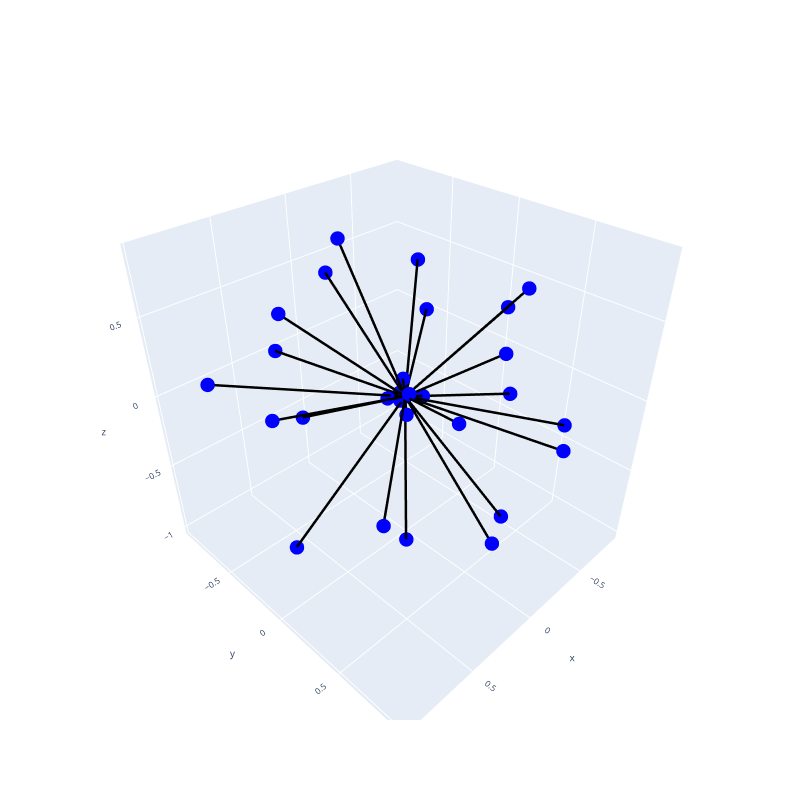

The code cell stored with this chart in its notebook:
### Code cell
community_visualization(commu_visual_df_1)
